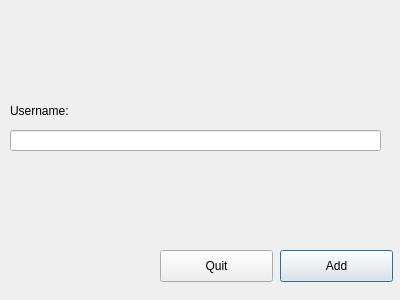
<?xml version="1.0" encoding="UTF-8"?>
<ui version="4.0">
 <class>NewContact</class>
 <widget class="QDialog" name="NewContact">
  <property name="geometry">
   <rect>
    <x>0</x>
    <y>0</y>
    <width>400</width>
    <height>300</height>
   </rect>
  </property>
  <property name="windowTitle">
   <string>Dialog</string>
  </property>
  <widget class="QLineEdit" name="txtUsername">
   <property name="geometry">
    <rect>
     <x>10</x>
     <y>130</y>
     <width>371</width>
     <height>21</height>
    </rect>
   </property>
  </widget>
  <widget class="QPushButton" name="addContact">
   <property name="geometry">
    <rect>
     <x>280</x>
     <y>250</y>
     <width>113</width>
     <height>32</height>
    </rect>
   </property>
   <property name="text">
    <string>Add</string>
   </property>
  </widget>
  <widget class="QLabel" name="label">
   <property name="geometry">
    <rect>
     <x>10</x>
     <y>100</y>
     <width>81</width>
     <height>21</height>
    </rect>
   </property>
   <property name="text">
    <string>Username:</string>
   </property>
  </widget>
  <widget class="QLabel" name="lblStatus">
   <property name="geometry">
    <rect>
     <x>10</x>
     <y>170</y>
     <width>361</width>
     <height>41</height>
    </rect>
   </property>
   <property name="text">
    <string/>
   </property>
  </widget>
  <widget class="QPushButton" name="btnCancel">
   <property name="geometry">
    <rect>
     <x>160</x>
     <y>250</y>
     <width>113</width>
     <height>32</height>
    </rect>
   </property>
   <property name="text">
    <string>Quit</string>
   </property>
  </widget>
 </widget>
 <resources/>
 <connections/>
</ui>
